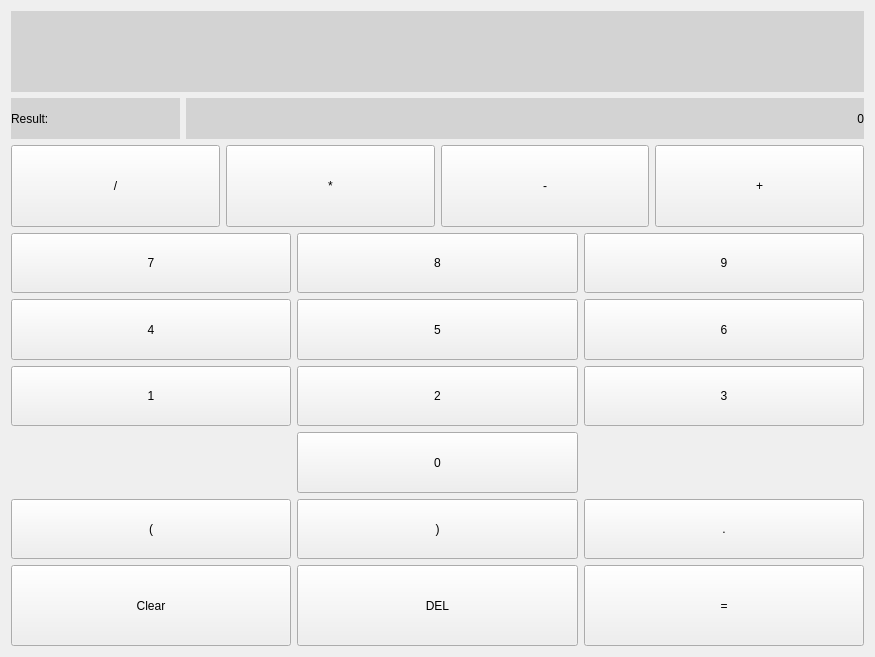
<?xml version="1.0" encoding="UTF-8"?>
<ui version="4.0">
 <class>Form</class>
 <widget class="QWidget" name="Form">
  <property name="geometry">
   <rect>
    <x>0</x>
    <y>0</y>
    <width>875</width>
    <height>657</height>
   </rect>
  </property>
  <property name="windowTitle">
   <string>Form</string>
  </property>
  <layout class="QVBoxLayout" name="verticalLayout" stretch="2,1,2,8,2">
   <item>
    <widget class="QLabel" name="EquationLabel">
     <property name="sizePolicy">
      <sizepolicy hsizetype="Preferred" vsizetype="Preferred">
       <horstretch>0</horstretch>
       <verstretch>0</verstretch>
      </sizepolicy>
     </property>
     <property name="autoFillBackground">
      <bool>false</bool>
     </property>
     <property name="styleSheet">
      <string notr="true">background-color : lightgrey</string>
     </property>
     <property name="text">
      <string/>
     </property>
     <property name="alignment">
      <set>Qt::AlignRight|Qt::AlignTrailing|Qt::AlignVCenter</set>
     </property>
    </widget>
   </item>
   <item>
    <layout class="QHBoxLayout" name="horizontalLayout" stretch="1,4">
     <item>
      <widget class="QLabel" name="ResultLabelIndicator">
       <property name="styleSheet">
        <string notr="true">background-color : lightgrey</string>
       </property>
       <property name="text">
        <string>Result:</string>
       </property>
      </widget>
     </item>
     <item>
      <widget class="QLabel" name="ResultLabel">
       <property name="styleSheet">
        <string notr="true">background-color : lightgrey</string>
       </property>
       <property name="text">
        <string>0</string>
       </property>
       <property name="alignment">
        <set>Qt::AlignRight|Qt::AlignTrailing|Qt::AlignVCenter</set>
       </property>
      </widget>
     </item>
    </layout>
   </item>
   <item>
    <layout class="QHBoxLayout" name="horizontalLayout_3" stretch="0,0,0,0">
     <property name="topMargin">
      <number>0</number>
     </property>
     <item>
      <widget class="QPushButton" name="NumButton_Divide">
       <property name="sizePolicy">
        <sizepolicy hsizetype="Preferred" vsizetype="Preferred">
         <horstretch>0</horstretch>
         <verstretch>0</verstretch>
        </sizepolicy>
       </property>
       <property name="text">
        <string>/</string>
       </property>
      </widget>
     </item>
     <item>
      <widget class="QPushButton" name="NumButton_Multiply">
       <property name="sizePolicy">
        <sizepolicy hsizetype="Preferred" vsizetype="Preferred">
         <horstretch>0</horstretch>
         <verstretch>0</verstretch>
        </sizepolicy>
       </property>
       <property name="text">
        <string>*</string>
       </property>
      </widget>
     </item>
     <item>
      <widget class="QPushButton" name="NumButton_Subtract">
       <property name="sizePolicy">
        <sizepolicy hsizetype="Preferred" vsizetype="Preferred">
         <horstretch>0</horstretch>
         <verstretch>0</verstretch>
        </sizepolicy>
       </property>
       <property name="text">
        <string>-</string>
       </property>
      </widget>
     </item>
     <item>
      <widget class="QPushButton" name="NumButton_Add">
       <property name="sizePolicy">
        <sizepolicy hsizetype="Preferred" vsizetype="Preferred">
         <horstretch>0</horstretch>
         <verstretch>0</verstretch>
        </sizepolicy>
       </property>
       <property name="text">
        <string>+</string>
       </property>
      </widget>
     </item>
    </layout>
   </item>
   <item>
    <layout class="QGridLayout" name="gridLayout_2" rowstretch="0,0,0,0,0,0,0">
     <item row="4" column="2">
      <widget class="QPushButton" name="NumButton_2">
       <property name="sizePolicy">
        <sizepolicy hsizetype="Preferred" vsizetype="Preferred">
         <horstretch>0</horstretch>
         <verstretch>0</verstretch>
        </sizepolicy>
       </property>
       <property name="text">
        <string>2</string>
       </property>
      </widget>
     </item>
     <item row="1" column="1">
      <widget class="QPushButton" name="NumButton_7">
       <property name="sizePolicy">
        <sizepolicy hsizetype="Preferred" vsizetype="Preferred">
         <horstretch>0</horstretch>
         <verstretch>0</verstretch>
        </sizepolicy>
       </property>
       <property name="text">
        <string>7</string>
       </property>
      </widget>
     </item>
     <item row="3" column="1">
      <widget class="QPushButton" name="NumButton_4">
       <property name="sizePolicy">
        <sizepolicy hsizetype="Preferred" vsizetype="Preferred">
         <horstretch>0</horstretch>
         <verstretch>0</verstretch>
        </sizepolicy>
       </property>
       <property name="text">
        <string>4</string>
       </property>
      </widget>
     </item>
     <item row="1" column="2">
      <widget class="QPushButton" name="NumButton_8">
       <property name="sizePolicy">
        <sizepolicy hsizetype="Preferred" vsizetype="Preferred">
         <horstretch>0</horstretch>
         <verstretch>0</verstretch>
        </sizepolicy>
       </property>
       <property name="text">
        <string>8</string>
       </property>
      </widget>
     </item>
     <item row="4" column="1">
      <widget class="QPushButton" name="NumButton_1">
       <property name="sizePolicy">
        <sizepolicy hsizetype="Preferred" vsizetype="Preferred">
         <horstretch>0</horstretch>
         <verstretch>0</verstretch>
        </sizepolicy>
       </property>
       <property name="text">
        <string>1</string>
       </property>
      </widget>
     </item>
     <item row="3" column="2">
      <widget class="QPushButton" name="NumButton_5">
       <property name="sizePolicy">
        <sizepolicy hsizetype="Preferred" vsizetype="Preferred">
         <horstretch>0</horstretch>
         <verstretch>0</verstretch>
        </sizepolicy>
       </property>
       <property name="text">
        <string>5</string>
       </property>
      </widget>
     </item>
     <item row="3" column="3">
      <widget class="QPushButton" name="NumButton_6">
       <property name="sizePolicy">
        <sizepolicy hsizetype="Preferred" vsizetype="Preferred">
         <horstretch>0</horstretch>
         <verstretch>0</verstretch>
        </sizepolicy>
       </property>
       <property name="text">
        <string>6</string>
       </property>
      </widget>
     </item>
     <item row="1" column="3">
      <widget class="QPushButton" name="NumButton_9">
       <property name="sizePolicy">
        <sizepolicy hsizetype="Preferred" vsizetype="Preferred">
         <horstretch>0</horstretch>
         <verstretch>0</verstretch>
        </sizepolicy>
       </property>
       <property name="text">
        <string>9</string>
       </property>
      </widget>
     </item>
     <item row="4" column="3">
      <widget class="QPushButton" name="NumButton_3">
       <property name="sizePolicy">
        <sizepolicy hsizetype="Preferred" vsizetype="Preferred">
         <horstretch>0</horstretch>
         <verstretch>0</verstretch>
        </sizepolicy>
       </property>
       <property name="text">
        <string>3</string>
       </property>
      </widget>
     </item>
     <item row="6" column="1">
      <widget class="QPushButton" name="BracketButton_Open">
       <property name="sizePolicy">
        <sizepolicy hsizetype="Preferred" vsizetype="Preferred">
         <horstretch>0</horstretch>
         <verstretch>0</verstretch>
        </sizepolicy>
       </property>
       <property name="text">
        <string>(</string>
       </property>
      </widget>
     </item>
     <item row="6" column="2">
      <widget class="QPushButton" name="BracketButton_Close">
       <property name="sizePolicy">
        <sizepolicy hsizetype="Preferred" vsizetype="Preferred">
         <horstretch>0</horstretch>
         <verstretch>0</verstretch>
        </sizepolicy>
       </property>
       <property name="text">
        <string>)</string>
       </property>
      </widget>
     </item>
     <item row="6" column="3">
      <widget class="QPushButton" name="NumButton_DecPoint">
       <property name="sizePolicy">
        <sizepolicy hsizetype="Preferred" vsizetype="Preferred">
         <horstretch>0</horstretch>
         <verstretch>0</verstretch>
        </sizepolicy>
       </property>
       <property name="text">
        <string>.</string>
       </property>
      </widget>
     </item>
     <item row="5" column="2">
      <widget class="QPushButton" name="NumButton_0">
       <property name="sizePolicy">
        <sizepolicy hsizetype="Preferred" vsizetype="Preferred">
         <horstretch>0</horstretch>
         <verstretch>0</verstretch>
        </sizepolicy>
       </property>
       <property name="text">
        <string>0</string>
       </property>
      </widget>
     </item>
    </layout>
   </item>
   <item>
    <layout class="QHBoxLayout" name="horizontalLayout_2" stretch="0,0,0">
     <item>
      <widget class="QPushButton" name="NumButton_Clear">
       <property name="sizePolicy">
        <sizepolicy hsizetype="Preferred" vsizetype="Preferred">
         <horstretch>0</horstretch>
         <verstretch>0</verstretch>
        </sizepolicy>
       </property>
       <property name="text">
        <string>Clear</string>
       </property>
      </widget>
     </item>
     <item>
      <widget class="QPushButton" name="NumButton_Delete">
       <property name="sizePolicy">
        <sizepolicy hsizetype="Preferred" vsizetype="Preferred">
         <horstretch>0</horstretch>
         <verstretch>0</verstretch>
        </sizepolicy>
       </property>
       <property name="text">
        <string>DEL</string>
       </property>
      </widget>
     </item>
     <item>
      <widget class="QPushButton" name="NumButton_Enter">
       <property name="sizePolicy">
        <sizepolicy hsizetype="Preferred" vsizetype="Preferred">
         <horstretch>0</horstretch>
         <verstretch>0</verstretch>
        </sizepolicy>
       </property>
       <property name="text">
        <string>=</string>
       </property>
      </widget>
     </item>
    </layout>
   </item>
  </layout>
 </widget>
 <resources/>
 <connections/>
</ui>
